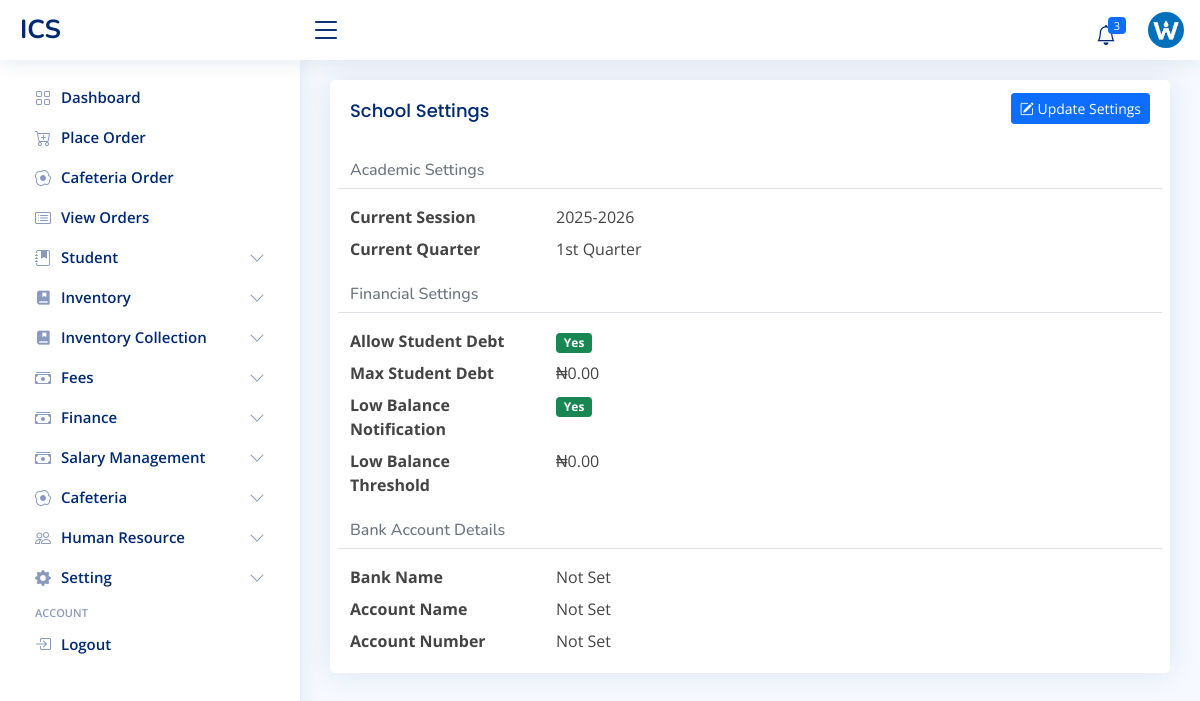
The page /school-setting/ (signed in) on the database its author committed.
### admin_site/models.py (models this page shows)
class SchoolInfoModel(models.Model):
    name = models.CharField(max_length=250)
    short_name = models.CharField(max_length=50)
    logo = models.FileField(upload_to='images/logo', blank=True, null=True)
    mobile = models.CharField(max_length=20)
    email = models.EmailField()
    address = models.CharField(max_length=255)
    def __str__(self):
        return self.short_name.upper()

class SchoolSettingModel(models.Model):
    allow_student_debt = models.BooleanField(default=True)
    auto_low_balance_notification = models.BooleanField(default=True)
    max_student_debt = models.DecimalField(max_digits=10, decimal_places=2)
    low_balance = models.DecimalField(max_digits=10, decimal_places=2)
    allow_refund = models.BooleanField(default=False)
    auto_generate_student_id = models.BooleanField(default=True)
    session = models.ForeignKey(SessionModel, on_delete=models.SET_NULL, null=True, blank=True)
    term = models.ForeignKey(TermModel, on_delete=models.SET_NULL, null=True, blank=True)
    account_name = models.CharField(max_length=200, null=True, blank=True)
    account_number = models.CharField(max_length=20, null=True, blank=True)
    bank = models.CharField(max_length=100, null=True, blank=True)

class SessionModel(models.Model):
    start_year = models.PositiveIntegerField()
    end_year = models.PositiveIntegerField()
    SEPERATOR = (('-', '-'), ('/', '/'))
    seperator = models.CharField(max_length=1, choices=SEPERATOR, default='-')
    def __str__(self):
        return f"{self.start_year}{self.seperator}{self.end_year}"

class TermModel(models.Model):
    name = models.CharField(max_length=20, unique=True)
    order = models.PositiveIntegerField(unique=True, help_text="Order for sorting terms (e.g., 1 for 1st Term).")
    class Meta:
        ordering = ['order']
        verbose_name = "Term"
        verbose_name_plural = "Terms"
    def __str__(self):
        return self.name

### admin_site/views.py (the view)
# urls.py: path('school-setting/', SchoolSettingDetailView.as_view(), name='school_setting_detail'),
class SchoolSettingDetailView(LoginRequiredMixin, PermissionRequiredMixin, DetailView):
    model = SchoolSettingModel
    permission_required = 'admin_site.change_schoolsettingmodel'
    template_name = 'admin_site/school_setting/detail.html'
    context_object_name = "school_setting"
    def dispatch(self, request, *args, **kwargs):
        if not SchoolSettingModel.objects.exists():
            messages.info(request, "Please create the school settings first.")
            return redirect(reverse('school_setting_create'))
        return super().dispatch(request, *args, **kwargs)
    def get_object(self, queryset=None):
        return SchoolSettingModel.objects.first()

### admin_site/templates/admin_site/school_setting/detail.html
{% extends 'admin_site/layout.html' %}
{% load humanize %}
{% block 'main' %}
<div class="col-12">
    <div class="card">
        <div class="card-body">
            <div class="d-flex justify-content-between align-items-center">
                <h5 class="card-title mb-0">School Settings</h5>
                <a href="{% url 'school_setting_edit' school_setting.pk %}" class="btn btn-primary btn-sm">
                    <i class="bi bi-pencil-square"></i> Update Settings
                </a>
            </div>
            <h6 class="card-subtitle mt-4 mb-2 text-muted">Academic Settings</h6>
            <div class="row border-top pt-3">
                <div class="col-lg-3 col-md-4 label fw-bold">Current Session</div>
                <div class="col-lg-9 col-md-8">{{ school_setting.session|default:"Not Set" }}</div>
            </div>
            <div class="row mt-2">
                <div class="col-lg-3 col-md-4 label fw-bold">Current Quarter</div>
                <div class="col-lg-9 col-md-8">{{ school_setting.term|default:"Not Set" }}</div>
            </div>
            <h6 class="card-subtitle mt-4 mb-2 text-muted">Financial Settings</h6>
            <div class="row border-top pt-3">
                <div class="col-lg-3 col-md-4 label fw-bold">Allow Student Debt</div>
                <div class="col-lg-9 col-md-8">
                    {% if school_setting.allow_student_debt %}
                        <span class="badge bg-success">Yes</span>
                    {% else %}
                        <span class="badge bg-danger">No</span>
                    {% endif %}
                </div>
            </div>
            <div class="row mt-2">
                <div class="col-lg-3 col-md-4 label fw-bold">Max Student Debt</div>
                <div class="col-lg-9 col-md-8">₦{{ school_setting.max_student_debt|intcomma }}</div>
            </div>
            <div class="row mt-2">
                <div class="col-lg-3 col-md-4 label fw-bold">Low Balance Notification</div>
                <div class="col-lg-9 col-md-8">
                    {% if school_setting.auto_low_balance_notification %}
                        <span class="badge bg-success">Yes</span>
                    {% else %}
                        <span class="badge bg-danger">No</span>
                    {% endif %}
                </div>
            </div>
            <div class="row mt-2">
                <div class="col-lg-3 col-md-4 label fw-bold">Low Balance Threshold</div>
                <div class="col-lg-9 col-md-8">₦{{ school_setting.low_balance|intcomma }}</div>
            </div>
            <h6 class="card-subtitle mt-4 mb-2 text-muted">Bank Account Details</h6>
            <div class="row border-top pt-3">
                <div class="col-lg-3 col-md-4 label fw-bold">Bank Name</div>
                <div class="col-lg-9 col-md-8">{{ school_setting.bank|default:"Not Set" }}</div>
            </div>
            <div class="row mt-2">
                <div class="col-lg-3 col-md-4 label fw-bold">Account Name</div>
                <div class="col-lg-9 col-md-8">{{ school_setting.account_name|default:"Not Set" }}</div>
            </div>
            <div class="row mt-2">
                <div class="col-lg-3 col-md-4 label fw-bold">Account Number</div>
                <div class="col-lg-9 col-md-8">{{ school_setting.account_number|default:"Not Set" }}</div>
            </div>
        </div>
    </div>
</div>
{% endblock %}

### admin_site/templates/admin_site/layout.html (shortened to what this page needs)
<!DOCTYPE html>
{% load static %}
<html lang="en">
<head>
    <link href="{% static 'admin_site/vendor/bootstrap/css/bootstrap.min.css' %}" rel="stylesheet">
    <link href="{% static 'admin_site/vendor/bootstrap-icons/bootstrap-icons.css' %}" rel="stylesheet">
    <link href="{% static 'admin_site/vendor/boxicons/css/boxicons.min.css' %}" rel="stylesheet">
    <link href="{% static 'admin_site/vendor/quill/quill.snow.css' %}" rel="stylesheet">
    <link href="{% static 'admin_site/vendor/quill/quill.bubble.css' %}" rel="stylesheet">
    <link href="{% static 'admin_site/vendor/remixicon/remixicon.css' %}" rel="stylesheet">
    <link href="{% static 'admin_site/vendor/simple-datatables/style.css' %}" rel="stylesheet">
    <link href="{% static 'admin_site/styles/style.css' %}" rel="stylesheet">
</head>
<body>
<header class="header non-printable fixed-top d-flex align-items-center" id="header">
    <div class="d-flex align-items-center justify-content-between">
        <a class="logo d-flex align-items-center" href="{% url 'admin_dashboard' %}">
            <span class="d-none d-lg-block">{{ school_info|upper }}</span>
        </a>
        <i class="bi bi-list toggle-sidebar-btn"></i>
    </div>
    <nav class="header-nav ms-auto">
        <ul class="d-flex align-items-center">
            <li class="nav-item dropdown">
          <a class="nav-link nav-icon" href="#" data-bs-toggle="dropdown">
            <i class="bi bi-bell"></i>
            <span class="badge bg-primary badge-number">{{ low_stock }}</span>
          </a>
        </li>
            <li class="nav-item dropdown pe-3">
                <a class="nav-link nav-profile d-flex align-items-center pe-0" data-bs-toggle="dropdown" href="#">
                    {% if user.is_superuser %}
                    <img alt="Profile" class="rounded-circle" src="{{ school_info.logo.url }}">
                    {% else %}
                    {% if user.profile.staff.image %}
                    <img alt="Profile" class="rounded-circle" src="{{user.profile.staff.image.url}}">
                    {% else %}
                    <img alt="Profile" class="rounded-circle" src="{% static 'admin_site/images/default_image.jpg' %}">
                    {% endif %}
                    {% endif %}
                </a>
            </li>
        </ul>
    </nav>
</header>
<aside class="sidebar non-printable" id="sidebar" style="">
    <ul class="sidebar-nav" id="sidebar-nav">
        <li class="nav-item">
            <a class="nav-link collapsed" href="{% url 'admin_dashboard' %}">
                <i class="bi bi-grid"></i>
                <span>Dashboard</span>
            </a>
        </li>
        {% if 'inventory.add_salemodel' in perms %}
        <li class="nav-item">
            <a class="nav-link collapsed" href="{% url 'place_order' %}">
                <i class="bi bi-cart-plus"></i>
                <span>Place Order</span>
            </a>
        </li>
        {% endif %}
        {% if 'cafeteria.add_mealcollectionmodel' in perms %}
        <li class="nav-item">
            <a class="nav-link collapsed" href="{% url 'cafeteria_collection_live' %}">
                <i class="bi bi-egg-fried"></i>
                <span>Cafeteria Order</span>
            </a>
        </li>
        {% endif %}
        {% if 'inventory.view_salemodel' in perms %}
        <li class="nav-item">
            <a class="nav-link collapsed" href="{% url 'view_orders' %}">
                <i class="bi bi-card-list"></i>
                <span>View Orders</span>
            </a>
        </li>
        {% endif %}
        {% if 'student.add_studentmodel' in perms or 'student.view_studentmodel' in perms or 'student.view_studentsettingmodel' in perms %}
            <li class="nav-item">
                <a class="nav-link collapsed" data-bs-target="#stud" data-bs-toggle="collapse" href="#">
                    <i class="bi bi-journal-bookmark-fill"></i><span>Student</span><i
                        class="bi bi-chevron-down ms-auto"></i>
                </a>
            </li>
            {% endif %}
        {% if 'inventory.view_itemmodel' in perms or 'inventory.view_stockinmodel' in perms or 'inventory.view_inventorycollectionmodel' in perms %}
        <li class="nav-item">
            <a class="nav-link collapsed" data-bs-target="#acad" data-bs-toggle="collapse" href="#">
                <i class="ri-book-mark-fill"></i><span>Inventory</span><i class="bi bi-chevron-down ms-auto"></i>
            </a>
        </li>
        {% endif %}
        {% if 'inventory.view_itemmodel' in perms or 'inventory.view_stockinmodel' in perms or 'inventory.view_purchaseordermodel' in perms %}
        <li class="nav-item">
            <a class="nav-link collapsed" data-bs-target="#acad2" data-bs-toggle="collapse" href="#">
                <i class="ri-book-mark-fill"></i><span>Inventory Collection</span><i class="bi bi-chevron-down ms-auto"></i>
            </a>
        </li>
        {% endif %}
         {% if 'finance.view_feemodel' in perms or 'finance.view_feepaymentmodel' in perms %}
        <li class="nav-item">
            <a class="nav-link collapsed" data-bs-target="#fees" data-bs-toggle="collapse" href="#">
                <i class="bi bi-cash-stack"></i><span>Fees</span><i class="bi bi-chevron-down ms-auto"></i>
            </a>
        </li>
        {% endif %}
        {% if 'finance.add_studentfundingmodel' in perms or 'finance.view_studentfundingmodel' in perms or 'finance.view_expensemodel' in perms %}
            <li class="nav-item">
                <a class="nav-link collapsed" data-bs-target="#fee" data-bs-toggle="collapse" href="#">
                    <i class="bi bi-cash-stack"></i><span>Finance</span><i class="bi bi-chevron-down ms-auto"></i>
                </a>
            </li>
            {% endif %}
        {% if 'finance.add_salaryrecord' in perms or 'finance.view_salaryrecord' in perms %}
            <li class="nav-item">
                <a class="nav-link collapsed" data-bs-target="#sal" data-bs-toggle="collapse" href="#">
                    <i class="bi bi-cash-stack"></i><span>Salary Management</span><i class="bi bi-chevron-down ms-auto"></i>
                </a>
            </li>
            {% endif %}
        {% if 'cafeteria.view_mealcollectionmodel' in perms or 'cafeteria.view_cafeteriasettingmodel' in perms %}
        <li class="nav-item">
            <a class="nav-link collapsed" data-bs-target="#cafe" data-bs-toggle="collapse" href="#">
                <i class="bi bi-egg-fried"></i><span>Cafeteria</span><i class="bi bi-chevron-down ms-auto"></i>
            </a>
        </li>
        {% endif %}
       {% if 'human_resource.add_staffmodel' in perms or 'human_resource.view_staffmodel' in perms or 'auth.add_group' in perms %}
        <li class="nav-item">
            <a class="nav-link collapsed" data-bs-target="#hr" data-bs-toggle="collapse" href="#">
                <i class="bi bi-people"></i><span>Human Resource</span><i class="bi bi-chevron-down ms-auto"></i>
            </a>
        </li>
        {% endif %}
        {% if 'admin_site.change_schoolinfomodel' in perms or 'admin_site.change_schoolsettingmodel' in perms or 'admin_site.add_classesmodel' in perms %}
            <li class="nav-item">
                <a class="nav-link collapsed" data-bs-target="#tables-nav" data-bs-toggle="collapse" href="#">
                    <i class="bi bi-gear-fill"></i><span>Setting</span><i class="bi bi-chevron-down ms-auto"></i>
                </a>
            </li>
            {% endif %}
        <li class="nav-heading">Account</li>
        <li class="nav-item">
            <a class="nav-link collapsed" href="{% url 'logout' %}">
                <i class="bi bi-box-arrow-in-right"></i>
                <span>Logout</span>
            </a>
        </li></ul>
</aside>
<main class="main" id="main">
    <section class="section dashboard">
        {% block 'main' %} {% endblock %}
    </section>
</main>
</body>
</html>

### rows shown on the page
SchoolInfoModel: short_name "ICS", logo (picture)
SchoolSettingModel: session "2025-2026", term "1st Quarter", max_student_debt "0.00", low_balance "0.00", bank "Not Set", account_name "Not Set", account_number "Not Set"

### other values the page prints
{{ low_stock }} "3"
